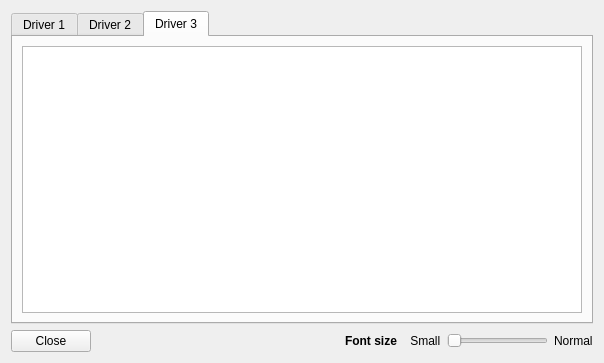
<?xml version="1.0" encoding="UTF-8"?>
<ui version="4.0">
 <class>StdErrView</class>
 <widget class="QWidget" name="StdErrView">
  <property name="geometry">
   <rect>
    <x>0</x>
    <y>0</y>
    <width>604</width>
    <height>363</height>
   </rect>
  </property>
  <property name="windowTitle">
   <string>Form</string>
  </property>
  <layout class="QVBoxLayout" name="verticalLayout">
   <item>
    <widget class="QTabWidget" name="tabWidget">
     <property name="currentIndex">
      <number>2</number>
     </property>
     <widget class="QWidget" name="tab">
      <attribute name="title">
       <string>Driver 1</string>
      </attribute>
      <layout class="QVBoxLayout" name="verticalLayout_2">
       <item>
        <widget class="QPlainTextEdit" name="teDriver1"/>
       </item>
      </layout>
     </widget>
     <widget class="QWidget" name="tab_2">
      <attribute name="title">
       <string>Driver 2</string>
      </attribute>
      <layout class="QVBoxLayout" name="verticalLayout_3">
       <item>
        <widget class="QPlainTextEdit" name="teDriver2"/>
       </item>
      </layout>
     </widget>
     <widget class="QWidget" name="tab_3">
      <attribute name="title">
       <string>Driver 3</string>
      </attribute>
      <layout class="QVBoxLayout" name="verticalLayout_4">
       <item>
        <widget class="QPlainTextEdit" name="teDriver3"/>
       </item>
      </layout>
     </widget>
    </widget>
   </item>
   <item>
    <layout class="QHBoxLayout" name="horizontalLayout_2">
     <item>
      <widget class="QPushButton" name="pbClose">
       <property name="text">
        <string>Close</string>
       </property>
      </widget>
     </item>
     <item>
      <spacer name="horizontalSpacer">
       <property name="orientation">
        <enum>Qt::Horizontal</enum>
       </property>
       <property name="sizeHint" stdset="0">
        <size>
         <width>30</width>
         <height>10</height>
        </size>
       </property>
      </spacer>
     </item>
     <item>
      <layout class="QHBoxLayout" name="horizontalLayout" stretch="0,2,0">
       <item>
        <widget class="QLabel" name="label">
         <property name="text">
          <string>&lt;html&gt;&lt;head/&gt;&lt;body&gt;&lt;p&gt;&lt;span style=&quot; font-weight:600;&quot;&gt;Font size&lt;/span&gt;&amp;nbsp;&amp;nbsp;&amp;nbsp;&amp;nbsp;Small&lt;/p&gt;&lt;/body&gt;&lt;/html&gt;</string>
         </property>
        </widget>
       </item>
       <item>
        <widget class="QSlider" name="fontSize">
         <property name="orientation">
          <enum>Qt::Horizontal</enum>
         </property>
        </widget>
       </item>
       <item>
        <widget class="QLabel" name="label_2">
         <property name="text">
          <string>Normal</string>
         </property>
        </widget>
       </item>
      </layout>
     </item>
    </layout>
   </item>
  </layout>
 </widget>
 <resources/>
 <connections/>
</ui>
